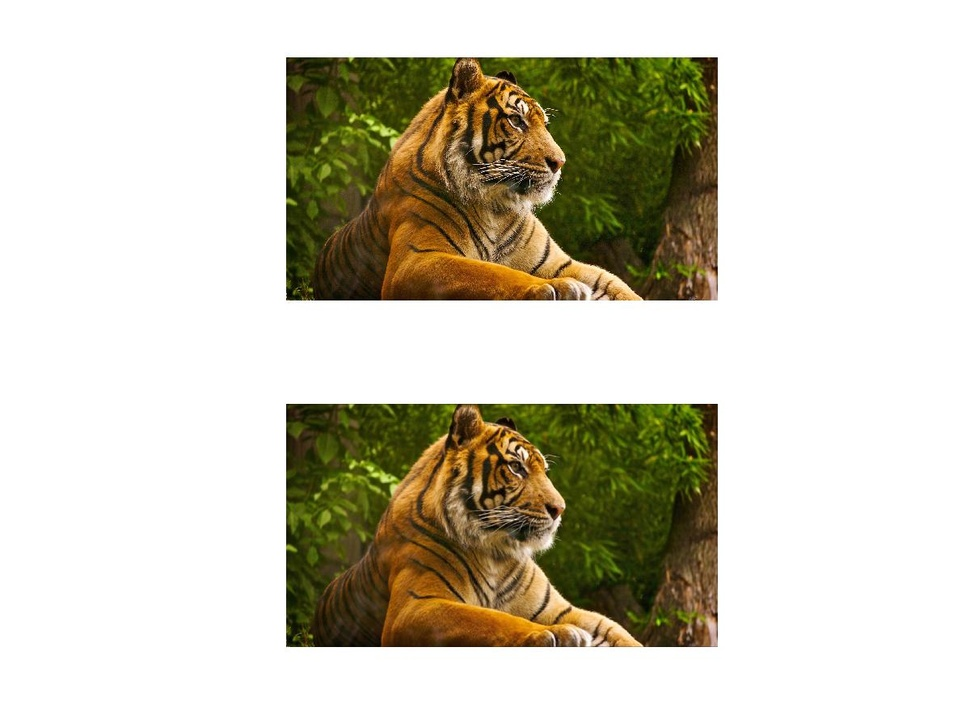
%> input picture geradas/lion_gaussian_filtered.jpg, 970 x 727 px, shrunk from 1200 x 900 before the run, given in place of lion.png, which was not available
$ octave imagens4.m   (GNU Octave 9; MATLAB toolbox functions it lacks are replaced by stand-ins)
%> lines starting %> are read from the running program, lines starting %| are printed output that depends on the picture; pictures that were not available may be replaced by others from this repository, and a replacement may not be noted
pkg load image;

img = imread("imagens/lion.png");
%> img is the input picture: size 727x970x3 uint8; mean R, G, B 206.4, 202.4, 186.7

F = fspecial('gaussian', 5, 10.0);
I = imfilter(img, F);
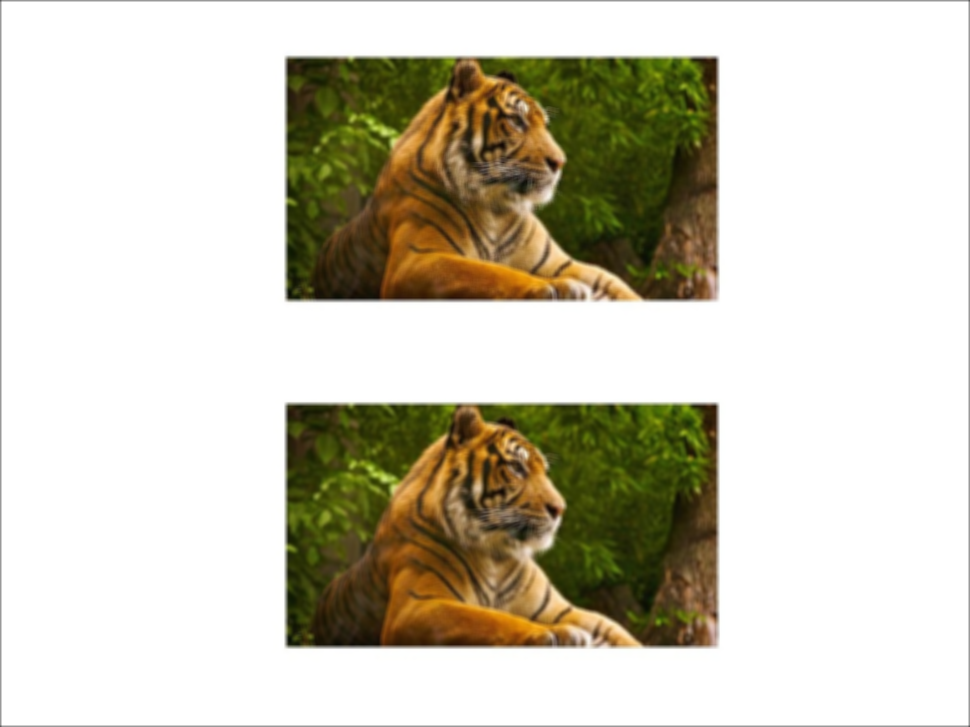
%> I: size 727x970x3 uint8; mean R, G, B 205.6, 201.7, 186

figure;
subplot(2,1,1);
title("Original");
imshow(img)
subplot(2,1,2);
title("Filtro Gaussiano");
imshow(I);
print -djpg geradas/lion_gaussian_filtered.jpg

img = imread("imagens/arara_full.png");
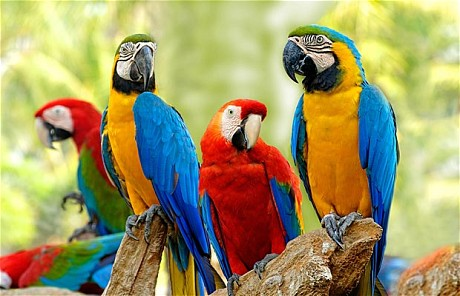
%> input picture imagens/arara_full.png, 460 x 296 px
%> img is the input picture: size 296x460x3 uint8; mean R, G, B 159.5, 150.3, 101.7

F = fspecial('disk', 5, 10.0);
I = imfilter(img, F);
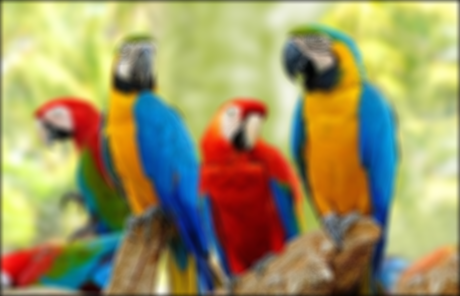
%> I: size 296x460x3 uint8; mean R, G, B 157.2, 148.1, 100.2

figure;
subplot(2,1,1);
title("Original");
imshow(img)
subplot(2,1,2);
title("Filtro Disco");
imshow(I);
print -djpg geradas/arara_disk_filtered.jpg
